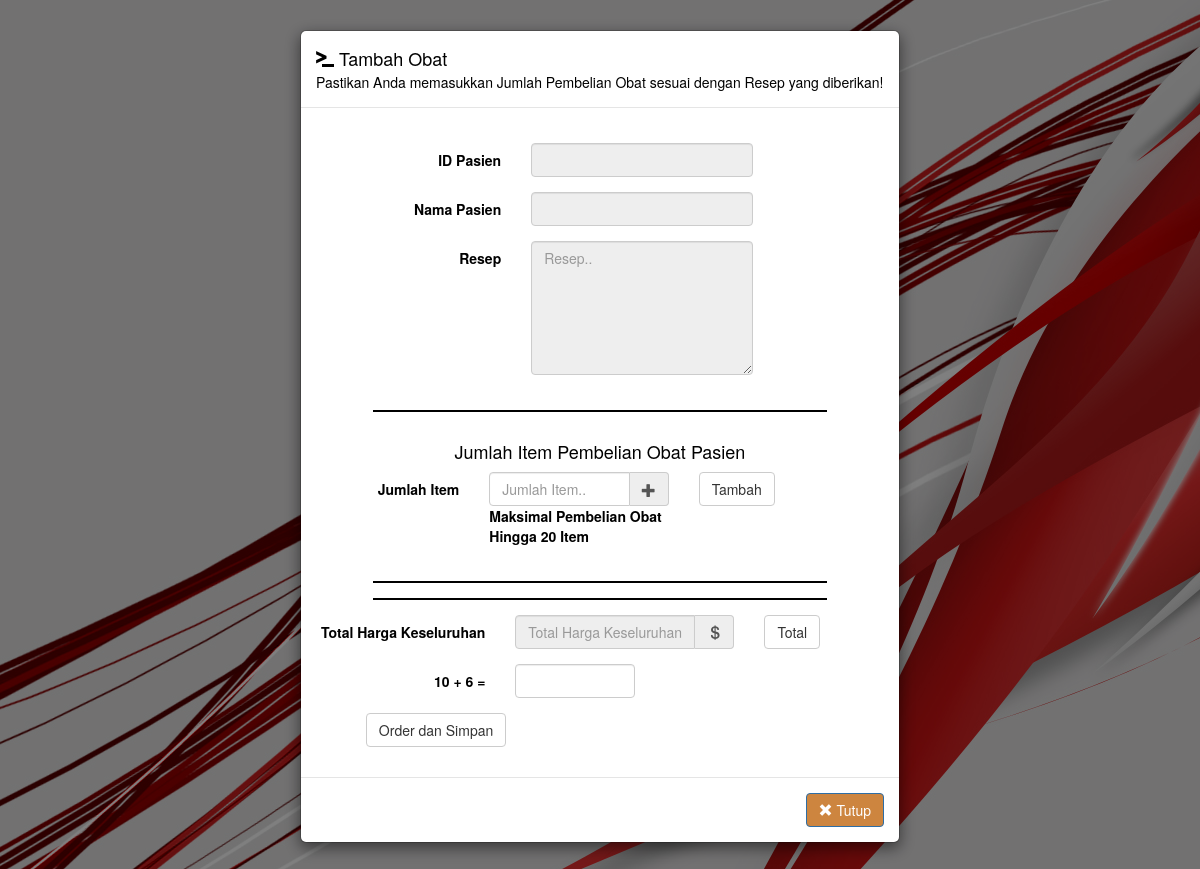
The page /Pegawai/Apoteker/TambahBeliObat.php on the database as committed earlier.
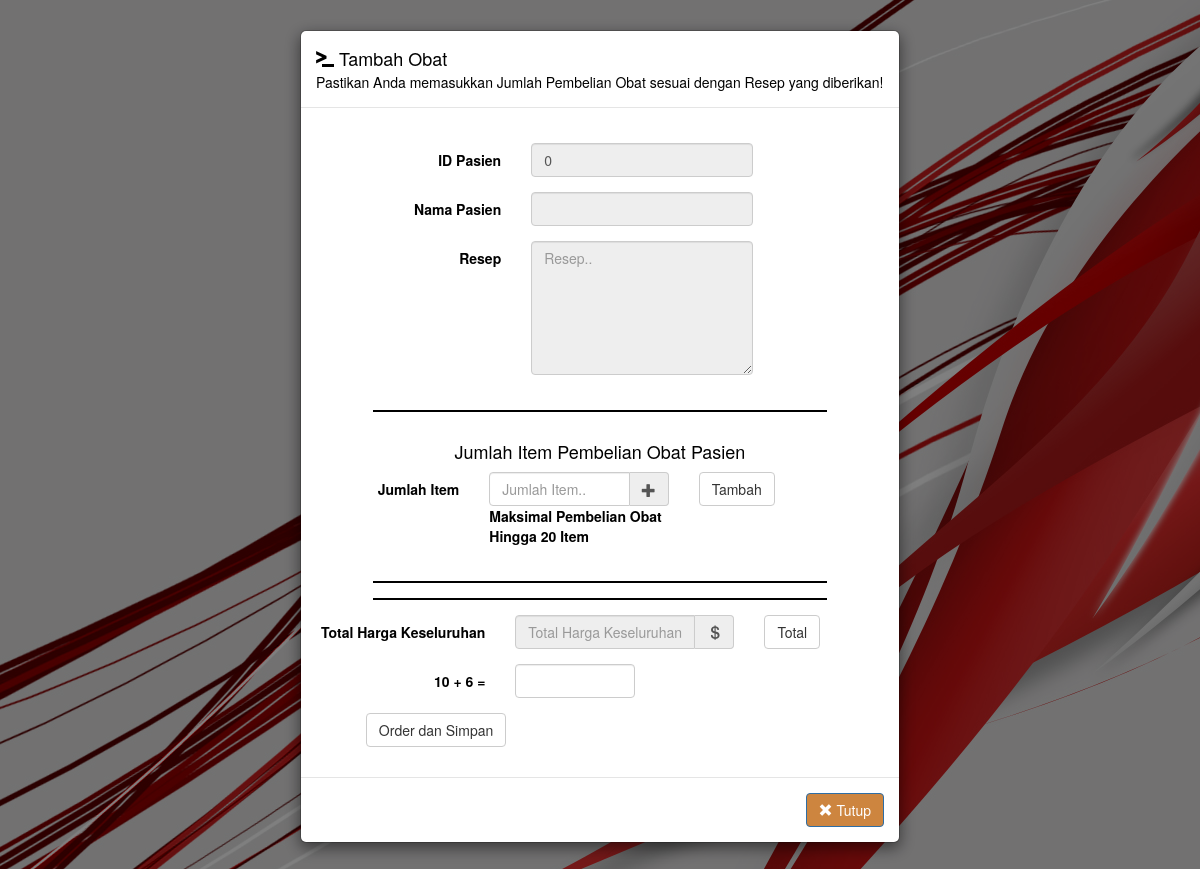
The same page on the database as committed later.
### tables this page shows
CREATE TABLE `dokter` (
  `id_pasien` int(11) NOT NULL,
  `hasil_periksa` text NOT NULL,
  `resep` text NOT NULL,
  `saran_dokter` text NOT NULL,
  `detil_periksa` text NOT NULL,
  `biaya` text NOT NULL
);

CREATE TABLE `pasien` (
  `id_pasien` int(11) NOT NULL,
  `level` text NOT NULL,
  `pass_pasien` text NOT NULL,
  `nm_pasien` text NOT NULL,
  `tgl_lahir` text NOT NULL,
  `tmp_lahir` text NOT NULL,
  `gender` varchar(12) NOT NULL,
  `agama` varchar(12) NOT NULL,
  `status` varchar(20) NOT NULL,
  `alamat` varchar(50) NOT NULL,
  `hp` varchar(16) NOT NULL,
  `keluhan` text NOT NULL,
  `r_rawat` text NOT NULL,
  `dokter` varchar(20) NOT NULL,
  `cr_pembayaran` text NOT NULL,
  `jam_masuk` text NOT NULL,
  `tgl_masuk` text NOT NULL,
  `jam_keluar` text NOT NULL,
  `tgl_keluar` text NOT NULL
);

### Pegawai/Apoteker/TambahBeliObat.php (the view, shortened to what this page needs)
<head>
	<link rel="stylesheet" href="../../Scripts/Bootstrap/css/bootstrap.min.css">
	<link rel="stylesheet" href="../../Scripts/Validator/css/formValidation.css"/>
	<link rel="stylesheet" href="../../Scripts/FakeLoader/fakeLoader.css">
</head>
<body>
	<?php
    $sqlTampil="SELECT pasien.id_pasien, `nm_pasien`,`resep`
				FROM dokter, pasien WHERE dokter.id_pasien=pasien.id_pasien AND pasien.id_pasien='$_GET[id_pasien]';";
    $qryTampil=mysql_query($sqlTampil);
    $dataTampil=mysql_fetch_array($qryTampil);
	?>
<div class="modal fade" id="ppAwal" tabindex="-1" role="dialog" data-keyboard="false" data-backdrop="static"  aria-hidden="true">
	<div class="modal-dialog modal-md">
		<div class="modal-content">
			<div class="modal-header">
					<h4 class="modal-title" id="myModalLabel"><span class="glyphicon glyphicon-console"></span> Tambah Obat</h4>
					<div align="left">Pastikan Anda memasukkan Jumlah Pembelian Obat sesuai dengan Resep yang diberikan!</div>
			</div>
			<div class="modal-body">
					<form id="FormEdit" class="form-horizontal"  method="post">
						<div class="hero-unit">
							<div class="form-group">
									<label class="col-xs-4 control-label">ID Pasien</label>
										<div class="col-xs-6 ">
											<input type="text" class="form-control" readonly name="id_psn" value="<?php echo $dataTampil['id_pasien']; ?>"/>
										</div>
							</div>
							<div class="form-group">
									<label class="col-xs-4 control-label">Nama Pasien</label>
										<div class="col-xs-6 ">
											<input type="text" class="form-control" readonly name="nm_psn" value="<?php echo $dataTampil['nm_pasien']; ?>" />
										</div>
							</div>
							<div class="form-group">
									<label class="col-xs-4 control-label">Resep</label>
										<div class="col-xs-6 ">
											<textarea class="form-control" name="resep" readonly rows="6" placeholder="Resep.."><?php echo $dataTampil['resep']; ?></textarea>
										</div>
							</div>
						</div>
					<hr>
						<div class="hero-unit">
						<h4><center>Jumlah Item Pembelian Obat Pasien</center></h4>
							<div class="form-group">
								<label class="col-xs-3 control-label">Jumlah Item</label>
									<div class="col-xs-5 ">
										<div class="input-group">
											<input type="text" class="form-control" name="t_item" placeholder="Jumlah Item.." />
										<span class="input-group-addon"><span class="glyphicon glyphicon-plus"></span></span>
										</div>
									<div align="left"><strong>Maksimal Pembelian Obat Hingga 20 Item</strong></div>
									</div>
									<div class="col-xs-3">
										<button type="submit" class="btn btn-default" form="FormEdit">Tambah</button>
									</div>
							</div>
						</div>
					</form>
					<hr>
					<form id="FormEdit2" class="form-horizontal"  action="cekTambahBeliObat.php" method="post">
							<hr>
							<div class="form-group">
								<label class="col-md-4 control-label">Total Harga Keseluruhan</label>
									<div class="col-md-5 inputGroupContainer">
										<div class="input-group">
										<input type="text" name="total" readonly id="total" class="form-control" placeholder="Total Harga Keseluruhan....">
										<span class="input-group-addon"><span class="glyphicon glyphicon-usd"></span></span>
										</div>
									</div>
									<div class="col-md-3 inputGroupContainer">
										<button type="button" id="btn_total" class="btn btn-default btn_total" onclick="tot();">Total</button>
									</div>
							</div>
							<div class="form-group">
								<label class="col-md-4 control-label" id="captchaOperationObat"></label>
									<div class="col-md-3 inputGroupContainer">
										<input type="text" class="form-control" name="captchaObat" />
									</div>
							</div>
							<div class="form-group">
								<div class="col-xs-5 col-xs-offset-1">
									<button type="submit" id="btn_Akhir" class="btn btn-default" form="FormEdit2">Order dan Simpan</button>
								</div>
							</div>
					</form>
			</div>
		<div class="modal-footer">
			<button type="button" class="btn btn-primary" data-dismiss="modal" onClick="location.href='../Apoteker'"><span class="glyphicon glyphicon-remove"></span> Tutup</button>
		</div>
		</div>
	</div>
</div>
</body>
</html>

Rows that differ between the two databases and show on the page:
added dokter: id_psn "0"
